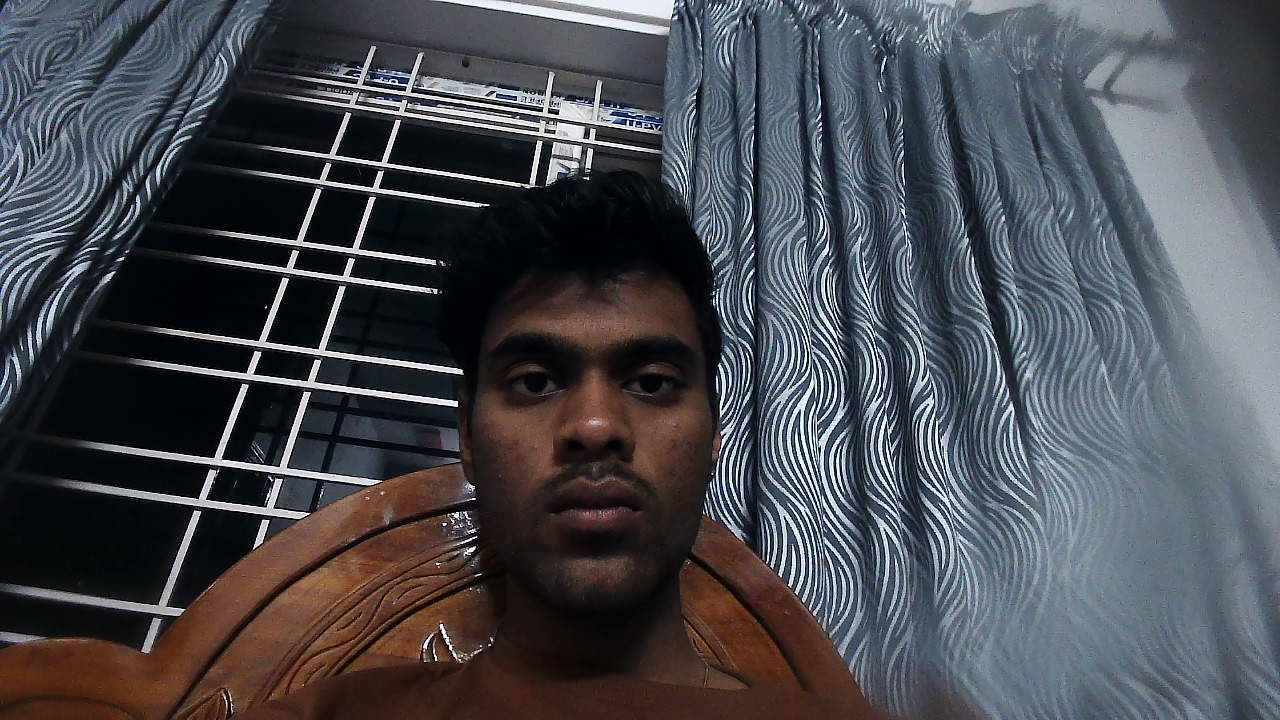
#> input picture vision/faces/Komal.jpg, 1280 x 720 px; its folder holds only this picture in this run
$ python -i face_detector.py   (imports and definitions only)
#> lines starting #> are read from the running program, lines starting #| are printed output that depends on the picture
### utils/logger.py
"""
GreetBot Logger
===============
Centralized structured logging with color-coded terminal output
and file rotation. Use get_logger(__name__) in every module.
"""

import logging
import sys
from logging.handlers import RotatingFileHandler
from pathlib import Path

# ── ANSI color codes ─────────────────────────────────────────────────────────

_COLORS = {
    "DEBUG":    "\033[36m",   # Cyan
    "INFO":     "\033[32m",   # Green
    "WARNING":  "\033[33m",   # Yellow
    "ERROR":    "\033[31m",   # Red
    "CRITICAL": "\033[35m",   # Magenta
    "RESET":    "\033[0m",
    "BOLD":     "\033[1m",
    "DIM":      "\033[2m",
}


class _ColorFormatter(logging.Formatter):
    """Colored formatter for terminal output."""

    FORMAT = (
        "{dim}[{time}]{reset} "
        "{color}{bold}{level:<8}{reset} "
        "{dim}{name}{reset} — {msg}"
    )

    def format(self, record: logging.LogRecord) -> str:
        color = _COLORS.get(record.levelname, "")
        reset = _COLORS["RESET"]
        bold = _COLORS["BOLD"]
        dim = _COLORS["DIM"]

        time_str = self.formatTime(record, "%H:%M:%S")

        line = (
            f"{dim}[{time_str}]{reset} "
            f"{color}{bold}{record.levelname:<8}{reset} "
            f"{dim}{record.name}{reset} — "
            f"{record.getMessage()}"
        )

        if record.exc_info:
            line += "\n" + self.formatException(record.exc_info)

        return line


class _PlainFormatter(logging.Formatter):
    """Plain formatter for log files."""

    # [5 lines left out: function __init__, not called in this run]


# ── Internal cache ────────────────────────────────────────────────────────────

_loggers: dict[str, logging.Logger] = {}
_configured = False


def _configure_root() -> None:
    """Set up handlers on the root logger once."""
    global _configured
    if _configured:
        return
    _configured = True

    root = logging.getLogger("greetbot")
    root.setLevel(logging.DEBUG)
    root.propagate = False

    # ── Console handler ───────────────────────────────────────────────────────
    console = logging.StreamHandler(sys.stdout)
    console.setLevel(logging.DEBUG)
    console.setFormatter(_ColorFormatter())
    root.addHandler(console)

    # ── File handler ──────────────────────────────────────────────────────────
    try:
        # Import here to avoid circular import with config
        from config import LOG_FILE, ERROR_LOG

        log_path = Path(LOG_FILE)
        log_path.parent.mkdir(parents=True, exist_ok=True)

        file_handler = RotatingFileHandler(
            log_path,
            maxBytes=5 * 1024 * 1024,   # 5 MB
            backupCount=3,
            encoding="utf-8",
        )
        file_handler.setLevel(logging.DEBUG)
        file_handler.setFormatter(_PlainFormatter())
        root.addHandler(file_handler)

        error_path = Path(ERROR_LOG)
        error_handler = RotatingFileHandler(
            error_path,
            maxBytes=2 * 1024 * 1024,   # 2 MB
            backupCount=2,
            encoding="utf-8",
        )
        error_handler.setLevel(logging.ERROR)
        error_handler.setFormatter(_PlainFormatter())
        root.addHandler(error_handler)

    except Exception:
        pass  # Log files unavailable — console only is fine


def get_logger(name: str) -> logging.Logger:
    """
    Factory for module-level loggers.

    Usage::

        from utils.logger import get_logger
        log = get_logger(__name__)
        log.info("Module ready")

    Parameters
    ----------
    name:
        Typically ``__name__`` of the calling module.

    Returns
    -------
    logging.Logger
        A logger under the ``greetbot`` namespace.
    """
#> called with name = 'traced_module'
    _configure_root()
#> (the call stopped at in _configure_root, `log_path = Path(LOG_FILE)`: config is not available in this run)
#> further down, picture is the input picture: shape (720, 1280, 3); mean B, G, R 79.9, 74, 72.3

    # Namespace under greetbot so the root handlers apply
    full_name = f"greetbot.{name}" if not name.startswith("greetbot") else name

    if full_name not in _loggers:
        logger = logging.getLogger(full_name)
        logger.setLevel(logging.DEBUG)
        _loggers[full_name] = logger

    return _loggers[full_name]

### vision/face_detector.py
"""
GreetBot Face Detector
=======================
Fast pre-detection using OpenCV Haar Cascade.
Used as a cheap first pass before running the expensive face_recognition
encoder — dramatically reduces CPU load on Raspberry Pi.
"""

import cv2
import numpy as np
from pathlib import Path
from typing import Optional

from utils.logger import get_logger

log = get_logger(__name__)

# Path to the OpenCV Haar cascade XML.  Some recent OpenCV wheels no longer
# bundle it; in that case this class deliberately becomes a pass-through.
_CASCADE_PATH = Path(
    getattr(getattr(cv2, "data", None), "haarcascades", "")
) / "haarcascade_frontalface_default.xml"


class FaceDetector:
    """
    Lightweight face detector using OpenCV Haar Cascade.

    Outputs bounding boxes only (no encodings). Designed to be used
    *before* FaceRecognition to skip frames with no faces quickly.

    Parameters
    ----------
    scale_factor:
        Image scale reduction factor per detection pyramid level.
    min_neighbors:
        Minimum neighbors required to retain a detection rectangle.
    min_size:
        Minimum face size in pixels (width, height).
    """

    def __init__(
        self,
        scale_factor: float = 1.1,
        min_neighbors: int = 5,
        min_size: tuple[int, int] = (50, 50),
    ) -> None:
        if not _CASCADE_PATH.exists():
            log.warning(f"Haar cascade not found at {_CASCADE_PATH}. "
                        "FaceDetector will not pre-filter frames.")
            self._cascade: Optional[cv2.CascadeClassifier] = None
        else:
            self._cascade = cv2.CascadeClassifier(str(_CASCADE_PATH))
            log.info("FaceDetector ready (Haar cascade)")

        self._scale_factor = scale_factor
        self._min_neighbors = min_neighbors
        self._min_size = min_size

    def has_face(self, frame: np.ndarray) -> bool:
        """
        Quick check: does this frame contain at least one face?

        Parameters
        ----------
        frame:
            BGR frame from the camera.

        Returns
        -------
        bool
            True if one or more faces are detected.
        """
        # The pre-filter is an optimization only.  Returning False when its
        # optional cascade is unavailable would disable all face recognition.
        if self._cascade is None:
            return True
        return len(self.detect(frame)) > 0

    def detect(self, frame: np.ndarray) -> list[dict]:
        """
        Detect faces in a frame using the Haar cascade.

        Parameters
        ----------
        frame:
            BGR frame from the camera.

        Returns
        -------
        list[dict]
            Each dict has keys: ``left``, ``top``, ``right``, ``bottom``.
            Empty list if the cascade is unavailable or no faces found.
        """
        if self._cascade is None:
            return []

        gray = cv2.cvtColor(frame, cv2.COLOR_BGR2GRAY)
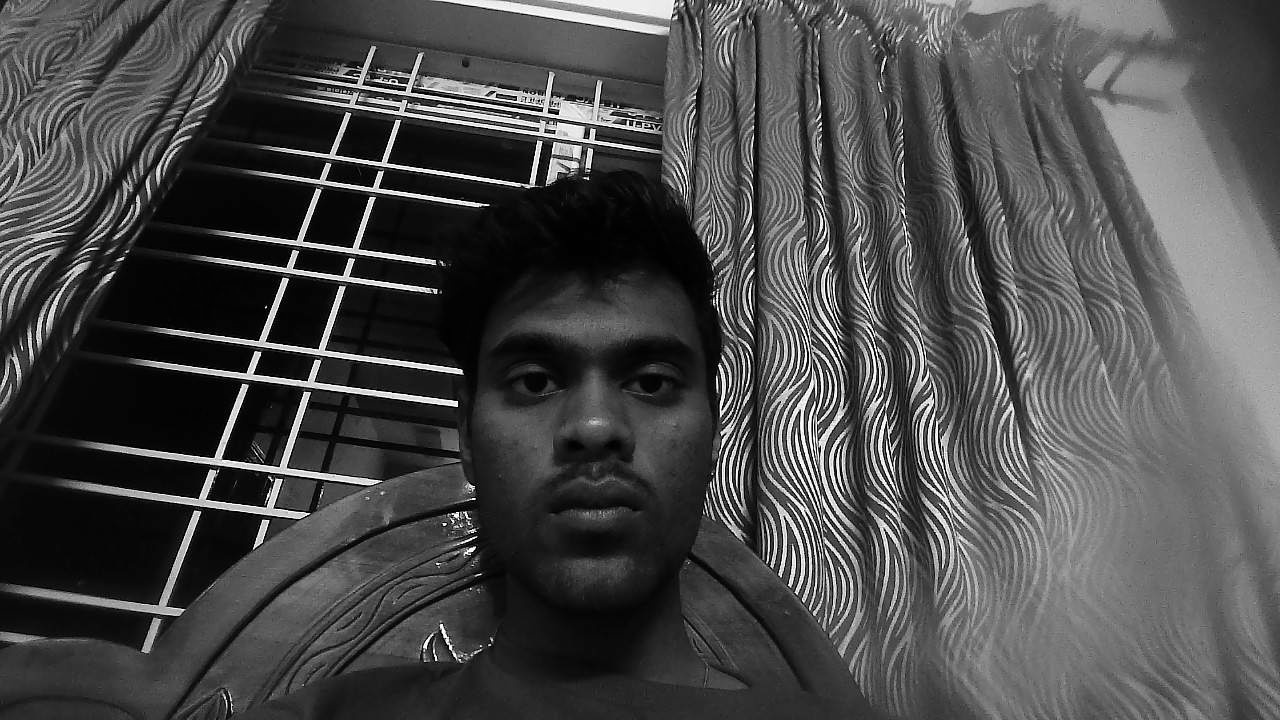
#> gray: shape (720, 1280); min 0, max 255, mean 74.1
        gray = cv2.equalizeHist(gray)
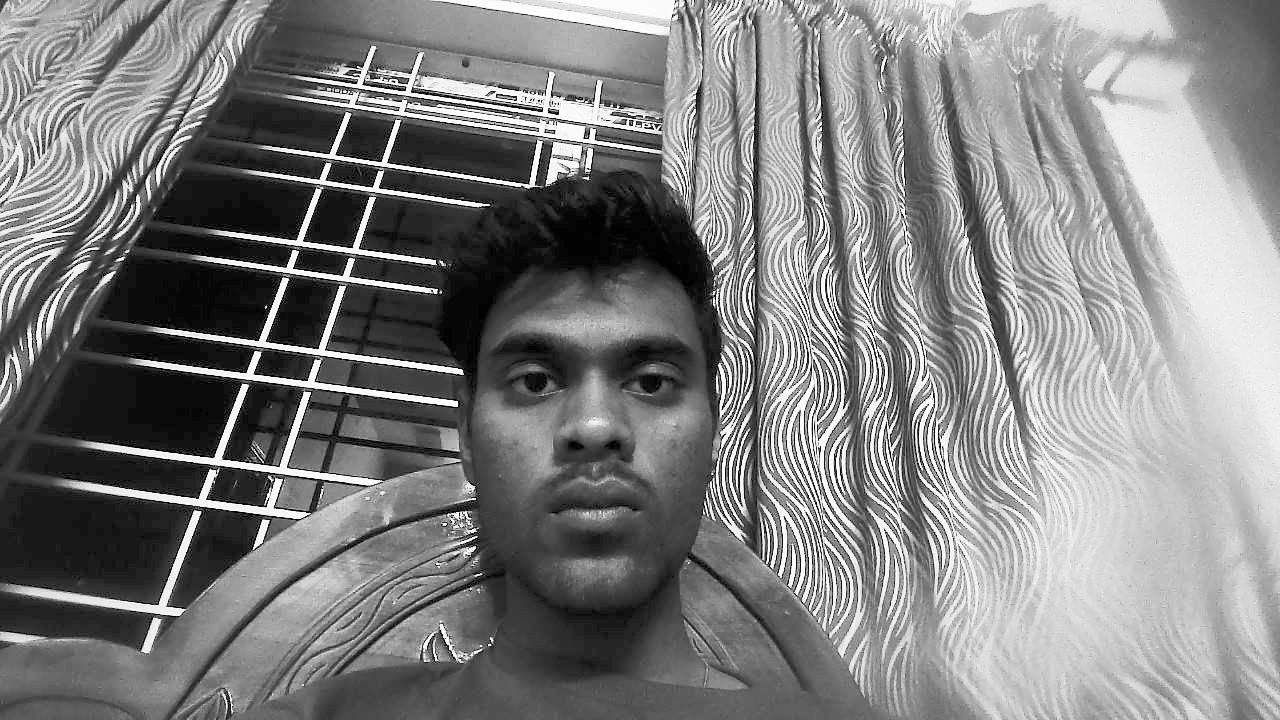
#> gray: shape (720, 1280); min 0, max 255, mean 128.2

        detections = self._cascade.detectMultiScale(
            gray,
            scaleFactor=self._scale_factor,
            minNeighbors=self._min_neighbors,
            minSize=self._min_size,
            flags=cv2.CASCADE_SCALE_IMAGE,
        )
#> detections = [[438, 252, 318, 318]]

        if not isinstance(detections, np.ndarray) or len(detections) == 0:
            return []

        faces = []
        for x, y, w, h in detections:
            faces.append({
                "left":   int(x),
                "top":    int(y),
                "right":  int(x + w),
                "bottom": int(y + h),
            })
#> this loop made 1 pass
#> after the loop, faces = 1 item

        return faces

>>> import cv2
>>> picture = cv2.imread('faces/Komal.jpg')
>>> result = FaceDetector().has_face(picture)
#> result = True
